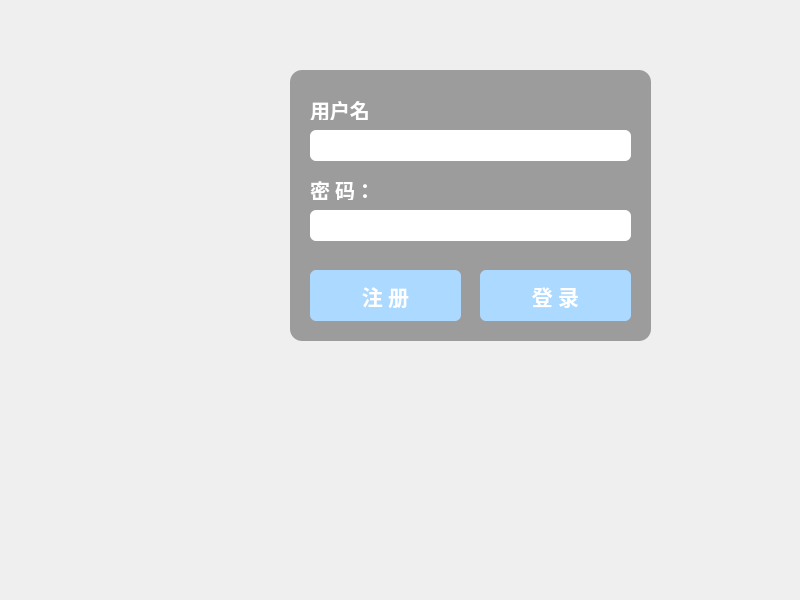
<?xml version="1.0" encoding="UTF-8"?>
<ui version="4.0">
 <class>Dialog</class>
 <widget class="QDialog" name="Dialog">
  <property name="geometry">
   <rect>
    <x>0</x>
    <y>0</y>
    <width>800</width>
    <height>600</height>
   </rect>
  </property>
  <property name="windowTitle">
   <string>Dialog</string>
  </property>
  <property name="styleSheet">
   <string notr="true">QFrame
{
	background-color: rgb(156, 156, 156);
     border-radius:12px;     
}
QLabel
{
color:white;
}
QLineEdit{
border-radius:6px;     
}
QPushButton{
	color: rgb(255, 255, 255);
border-radius:6px;     
	background-color: rgb(172, 217, 255);
}
QPushButton:pressed
{
	background-color: rgb(240, 213, 255);
}
</string>
  </property>
  <widget class="QFrame" name="frame">
   <property name="geometry">
    <rect>
     <x>290</x>
     <y>70</y>
     <width>361</width>
     <height>271</height>
    </rect>
   </property>
   <property name="styleSheet">
    <string notr="true"/>
   </property>
   <property name="frameShape">
    <enum>QFrame::StyledPanel</enum>
   </property>
   <property name="frameShadow">
    <enum>QFrame::Raised</enum>
   </property>
   <widget class="QLabel" name="label">
    <property name="geometry">
     <rect>
      <x>20</x>
      <y>30</y>
      <width>61</width>
      <height>20</height>
     </rect>
    </property>
    <property name="font">
     <font>
      <family>Hiragino Sans GB</family>
      <pointsize>15</pointsize>
      <weight>75</weight>
      <bold>true</bold>
     </font>
    </property>
    <property name="text">
     <string>用户名：</string>
    </property>
   </widget>
   <widget class="QLineEdit" name="txtUserName">
    <property name="geometry">
     <rect>
      <x>20</x>
      <y>60</y>
      <width>321</width>
      <height>31</height>
     </rect>
    </property>
   </widget>
   <widget class="QLabel" name="label_2">
    <property name="geometry">
     <rect>
      <x>20</x>
      <y>110</y>
      <width>61</width>
      <height>20</height>
     </rect>
    </property>
    <property name="font">
     <font>
      <family>Hiragino Sans GB</family>
      <pointsize>15</pointsize>
      <weight>75</weight>
      <bold>true</bold>
     </font>
    </property>
    <property name="text">
     <string>密 码：</string>
    </property>
   </widget>
   <widget class="QLineEdit" name="txtPassWord">
    <property name="geometry">
     <rect>
      <x>20</x>
      <y>140</y>
      <width>321</width>
      <height>31</height>
     </rect>
    </property>
    <property name="font">
     <font>
      <family>STSong</family>
     </font>
    </property>
    <property name="echoMode">
     <enum>QLineEdit::Password</enum>
    </property>
   </widget>
   <widget class="QPushButton" name="btnLogin">
    <property name="geometry">
     <rect>
      <x>190</x>
      <y>200</y>
      <width>151</width>
      <height>51</height>
     </rect>
    </property>
    <property name="font">
     <font>
      <family>Hiragino Sans GB</family>
      <pointsize>16</pointsize>
      <weight>75</weight>
      <bold>true</bold>
     </font>
    </property>
    <property name="text">
     <string>登 录</string>
    </property>
   </widget>
   <widget class="QPushButton" name="btnRegister">
    <property name="geometry">
     <rect>
      <x>20</x>
      <y>200</y>
      <width>151</width>
      <height>51</height>
     </rect>
    </property>
    <property name="font">
     <font>
      <family>Hiragino Sans GB</family>
      <pointsize>16</pointsize>
      <weight>75</weight>
      <bold>true</bold>
     </font>
    </property>
    <property name="text">
     <string>注 册</string>
    </property>
   </widget>
  </widget>
 </widget>
 <resources/>
 <connections/>
</ui>
